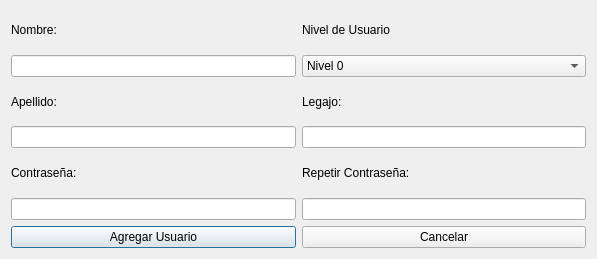
<?xml version="1.0" encoding="UTF-8"?>
<ui version="4.0">
 <class>qdialog_agregarusuarios</class>
 <widget class="QDialog" name="qdialog_agregarusuarios">
  <property name="geometry">
   <rect>
    <x>0</x>
    <y>0</y>
    <width>597</width>
    <height>259</height>
   </rect>
  </property>
  <property name="windowTitle">
   <string>Dialog</string>
  </property>
  <layout class="QGridLayout" name="gridLayout">
   <item row="0" column="0">
    <layout class="QVBoxLayout" name="verticalLayout">
     <item>
      <widget class="QLabel" name="label_nombre">
       <property name="text">
        <string>Nombre:</string>
       </property>
      </widget>
     </item>
     <item>
      <widget class="QLineEdit" name="lineEdit_nombre"/>
     </item>
    </layout>
   </item>
   <item row="0" column="1">
    <layout class="QVBoxLayout" name="verticalLayout_5">
     <item>
      <widget class="QLabel" name="label_nivelusuario">
       <property name="text">
        <string>Nivel de Usuario</string>
       </property>
      </widget>
     </item>
     <item>
      <widget class="QComboBox" name="comboBox_nivelusuario">
       <item>
        <property name="text">
         <string>Nivel 0</string>
        </property>
       </item>
       <item>
        <property name="text">
         <string>Nivel 1</string>
        </property>
       </item>
       <item>
        <property name="text">
         <string>Nivel 2</string>
        </property>
       </item>
      </widget>
     </item>
    </layout>
   </item>
   <item row="1" column="0">
    <layout class="QVBoxLayout" name="verticalLayout_3">
     <item>
      <widget class="QLabel" name="label_apellido">
       <property name="text">
        <string>Apellido:</string>
       </property>
      </widget>
     </item>
     <item>
      <widget class="QLineEdit" name="lineEdit_apellido"/>
     </item>
    </layout>
   </item>
   <item row="1" column="1">
    <layout class="QVBoxLayout" name="verticalLayout_4">
     <item>
      <widget class="QLabel" name="label_legajo">
       <property name="text">
        <string>Legajo:</string>
       </property>
      </widget>
     </item>
     <item>
      <widget class="QLineEdit" name="lineEdit_legajo"/>
     </item>
    </layout>
   </item>
   <item row="2" column="0">
    <layout class="QVBoxLayout" name="verticalLayout_2">
     <item>
      <widget class="QLabel" name="label_pass_01">
       <property name="text">
        <string>Contraseña:</string>
       </property>
      </widget>
     </item>
     <item>
      <widget class="QLineEdit" name="lineEdit_pass_01"/>
     </item>
    </layout>
   </item>
   <item row="2" column="1">
    <layout class="QVBoxLayout" name="verticalLayout_6">
     <item>
      <widget class="QLabel" name="label_pass_02">
       <property name="text">
        <string>Repetir Contraseña:</string>
       </property>
      </widget>
     </item>
     <item>
      <widget class="QLineEdit" name="lineEdit_pass_02"/>
     </item>
    </layout>
   </item>
   <item row="3" column="0">
    <widget class="QPushButton" name="pushButton_agregarusuario">
     <property name="text">
      <string>Agregar Usuario</string>
     </property>
    </widget>
   </item>
   <item row="3" column="1">
    <widget class="QPushButton" name="pushButton_cancelar">
     <property name="text">
      <string>Cancelar</string>
     </property>
    </widget>
   </item>
  </layout>
 </widget>
 <tabstops>
  <tabstop>lineEdit_nombre</tabstop>
  <tabstop>lineEdit_apellido</tabstop>
  <tabstop>lineEdit_legajo</tabstop>
  <tabstop>comboBox_nivelusuario</tabstop>
  <tabstop>lineEdit_pass_01</tabstop>
  <tabstop>lineEdit_pass_02</tabstop>
  <tabstop>pushButton_agregarusuario</tabstop>
  <tabstop>pushButton_cancelar</tabstop>
 </tabstops>
 <resources/>
 <connections/>
</ui>
